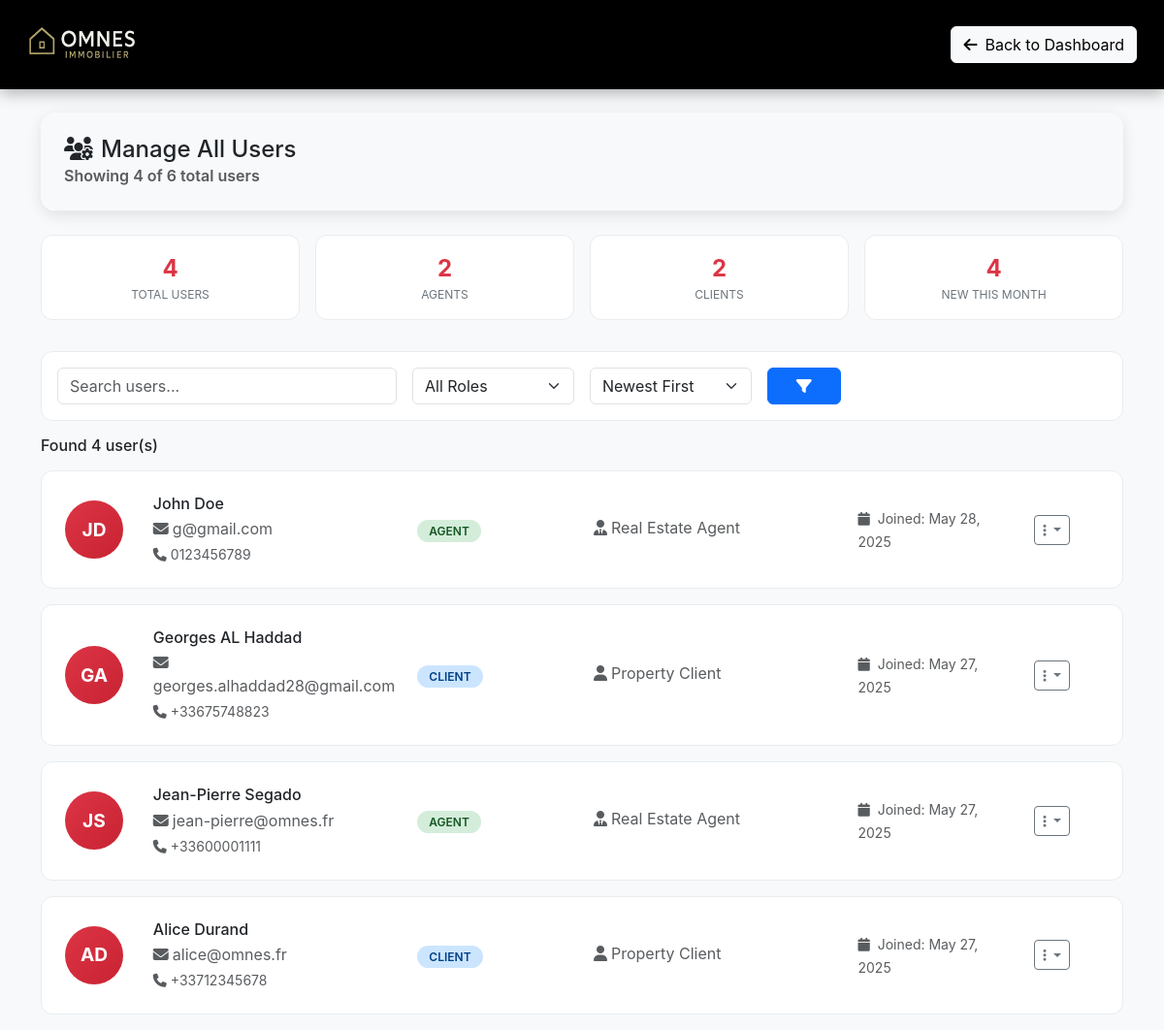
The app's page /src/admin/manage_users.php (signed in) with its own data.
### tables this page shows
CREATE TABLE IF NOT EXISTS `users` (
  `id` int NOT NULL AUTO_INCREMENT,
  `first_name` varchar(50) NOT NULL,
  `last_name` varchar(50) NOT NULL,
  `email` varchar(100) NOT NULL,
  `password_hash` varchar(255) NOT NULL,
  `role` enum('admin','client','agent') NOT NULL DEFAULT 'client',
  `phone` varchar(15) NOT NULL,
  `created_at` timestamp NULL DEFAULT CURRENT_TIMESTAMP,
  `updated_at` timestamp NULL DEFAULT CURRENT_TIMESTAMP ON UPDATE CURRENT_TIMESTAMP,
  PRIMARY KEY (`id`),
  UNIQUE KEY `email` (`email`)
);

### src/admin/manage_users.php (the view, shortened to what this page needs)
<?php
require_once '../includes/functions.php';
$database = Database::getInstance();
$db = $database->getConnection();
$search = $_GET['search'] ?? '';
$sort = $_GET['sort'] ?? 'newest';
$query = "
    SELECT u.*
    FROM users u
    WHERE u.role IN ('agent', 'client')
";
$params = [];
switch ($sort) {
    default:
        $query .= " ORDER BY u.created_at DESC";
}
try {
    $stmt = $db->prepare($query);
    $stmt->execute($params);
    $users = $stmt->fetchAll(PDO::FETCH_ASSOC);
    $stats_query = "
        SELECT
            COUNT(*) as total_users,
            SUM(CASE WHEN role = 'agent' THEN 1 ELSE 0 END) as total_agents,
            SUM(CASE WHEN role = 'client' THEN 1 ELSE 0 END) as total_clients,
            SUM(CASE WHEN created_at >= DATE_SUB(NOW(), INTERVAL 1 MONTH) THEN 1 ELSE 0 END) as new_this_month
        FROM users
        WHERE role IN ('agent', 'client')
    ";
    $stats = $db->query($stats_query)->fetch(PDO::FETCH_ASSOC);
} catch (Exception $e) {
    error_log("Users fetch error: " . $e->getMessage());
    $users = [];
    $stats = ['total_users' => 0, 'total_agents' => 0, 'total_clients' => 0, 'new_this_month' => 0];
    $debug_query_result = "Error: " . $e->getMessage();
    $debug_first_user = null;
}
try {
    $debug_query = "SELECT COUNT(*) as total FROM users";
    $debug_result = $db->query($debug_query)->fetch(PDO::FETCH_ASSOC);
    $total_users_in_db = $debug_result['total'];
} catch (Exception $e) {
    $total_users_in_db = 0;
    $roles_result = [];
    $agents_check = ['count' => 0];
    error_log("Debug queries error: " . $e->getMessage());
}
?>
<!DOCTYPE html>
<html lang="en">
<head>
    <link href="https://cdnjs.cloudflare.com/ajax/libs/bootstrap/5.3.0/css/bootstrap.min.css" rel="stylesheet">
    <link href="https://cdnjs.cloudflare.com/ajax/libs/font-awesome/6.4.0/css/all.min.css" rel="stylesheet">
</head>
<body>
    <nav class="navbar navbar-expand-lg admin-header">
        <div class="container-fluid">
            <a class="navbar-brand d-flex align-items-center ms-3" href="../pages/home.php">
                <img src="../assets/images/logo1.png" alt="Logo" width="120" height="50" class="me-3">
            </a>
            <div class="d-flex align-items-center me-3">
                <a href="dashboard.php" class="btn btn-light">
                    <i class="fas fa-arrow-left me-2"></i>Back to Dashboard
                </a>
            </div>
        </div>
    </nav>
    <div class="container mt-4">
        <div class="content-card mb-4">
            <div class="content-card-header">
                <h1 class="h4 mb-0">
                    <i class="fas fa-users-cog me-2"></i>Manage All Users
                </h1>
                <p class="mb-0 text-muted">Showing <?= count($users) ?> of <?= $total_users_in_db ?> total users</p>
            </div>
        </div>
        <div class="stats-mini">
            <div class="stat-mini-card">
                <div class="stat-mini-value"><?= $stats['total_users'] ?? 0 ?></div>
                <div class="stat-mini-label">Total Users</div>
            </div>
            <div class="stat-mini-card">
                <div class="stat-mini-value"><?= $stats['total_agents'] ?? 0 ?></div>
                <div class="stat-mini-label">Agents</div>
            </div>
            <div class="stat-mini-card">
                <div class="stat-mini-value"><?= $stats['total_clients'] ?? 0 ?></div>
                <div class="stat-mini-label">Clients</div>
            </div>
            <div class="stat-mini-card">
                <div class="stat-mini-value"><?= $stats['new_this_month'] ?? 0 ?></div>
                <div class="stat-mini-label">New This Month</div>
            </div>
        </div>
        <div class="filter-section">
            <form method="GET" action="">
                <div class="row g-3">
                    <div class="col-md-4">
                        <input type="text" name="search" class="form-control"
                               placeholder="Search users..." value="<?= htmlspecialchars($search) ?>">
                    </div>
                    <div class="col-md-2">
                        <select name="role" class="form-select">
                            <option value="">All Roles</option>
                        </select>
                    </div>
                    <div class="col-md-2">
                        <select name="sort" class="form-select">
                            <option value="newest" <?= $sort === 'newest' ? 'selected' : '' ?>>Newest First</option>
                        </select>
                    </div>
                    <div class="col-md-1">
                        <button type="submit" class="btn btn-primary w-100">
                            <i class="fas fa-filter"></i>
                        </button>
                    </div>
                </div>
            </form>
        </div>
        <div class="row">
            <?php if (empty($users)): ?>
                <div class="col-12">
                    <div class="text-center py-5">
                        <i class="fas fa-users fa-3x text-muted mb-3"></i>
                        <h5>No users found</h5>
                        <p class="text-muted">Try adjusting your search criteria or filters.</p>
                    </div>
                </div>
            <?php else: ?>
                <div class="col-12">
                    <h6 class="mb-3">Found <?= count($users) ?> user(s)</h6>
                    <?php foreach ($users as $user): ?>
                        <div class="user-card">
                            <div class="row align-items-center">
                                <div class="col-md-1">
                                    <div class="user-avatar">
                                        <?= strtoupper(substr($user['first_name'] ?? 'U', 0, 1) . substr($user['last_name'] ?? 'U', 0, 1)) ?>
                                    </div>
                                </div>
                                <div class="col-md-3">
                                    <h6 class="mb-1"><?= htmlspecialchars(($user['first_name'] ?? '') . ' ' . ($user['last_name'] ?? '')) ?></h6>
                                    <p class="mb-1 text-muted">
                                        <i class="fas fa-envelope me-1"></i><?= htmlspecialchars($user['email'] ?? '') ?>
                                    </p>
                                    <?php if (!empty($user['phone'])): ?>
                                        <p class="mb-0 text-muted small">
                                            <i class="fas fa-phone me-1"></i><?= htmlspecialchars($user['phone']) ?>
                                        </p>
                                    <?php endif; ?>
                                </div>
                                <div class="col-md-2">
                                    <span class="role-badge role-<?= $user['role'] ?? 'client' ?>">
                                        <?= ucfirst($user['role'] ?? 'Unknown') ?>
                                    </span>
                                </div>
                                <div class="col-md-3">
                                    <?php if (($user['role'] ?? '') === 'agent'): ?>
                                        <p class="mb-1 text-muted">
                                            <i class="fas fa-user-tie me-1"></i>Real Estate Agent
                                        </p>
                                    <?php else: ?>
                                        <p class="mb-1 text-muted">
                                            <i class="fas fa-user me-1"></i>Property Client
                                        </p>
                                    <?php endif; ?>
                                </div>
                                <div class="col-md-2">
                                    <small class="text-muted">
                                        <i class="fas fa-calendar me-1"></i>
                                        Joined: <?= date('M d, Y', strtotime($user['created_at'] ?? 'now')) ?>
                                    </small>
                                </div>
                                <div class="col-md-1">
                                    <div class="dropdown">
                                        <button class="btn btn-sm btn-outline-secondary dropdown-toggle"
                                                data-bs-toggle="dropdown">
                                            <i class="fas fa-ellipsis-v"></i>
                                        </button>
                                    </div>
                                </div>
                            </div>
                        </div>
                    <?php endforeach; ?>
                </div>
            <?php endif; ?>
        </div>
    </div>
</body>
</html>

### src/admin/manage_users.php (style rules this page uses)
:root { --admin-primary: #dc3545; --admin-secondary: #c82333; --admin-dark: #721c24; --admin-light: #f8d7da; --admin-bg: #f8f9fa; }
body { background: var(--admin-bg); font-family: -apple-system, BlinkMacSystemFont, 'Segoe UI', Roboto, sans-serif; }
.admin-header { background: #000; color: white; padding: 1rem 0; box-shadow: 0 4px 15px rgba(0, 0, 0, 0.3); }
.navbar-brand { font-weight: 700; font-size: 1.5rem; color: white !important; text-decoration: none !important; }
.content-card { background: white; border-radius: 1rem; box-shadow: 0 4px 15px rgba(0, 0, 0, 0.1); overflow: hidden; }
.content-card-header { background: #f8f9fa; padding: 1.5rem; font-weight: 600; border-bottom: 1px solid #e9ecef; }
.user-card { background: white; border: 1px solid #e9ecef; border-radius: 0.75rem; padding: 1.5rem; margin-bottom: 1rem; transition: all 0.3s ease; }
.user-avatar { width: 60px; height: 60px; background: linear-gradient(135deg, var(--admin-primary) 0%, var(--admin-secondary) 100%); border-radius: 50%; display: flex; align-items: center; justify-content: center; font-weight: bold; color: white; font-size: 1.2rem; }
.role-badge { padding: 0.25rem 0.75rem; border-radius: 50px; font-size: 0.75rem; font-weight: 600; text-transform: uppercase; }
.role-agent { background: #d4edda; color: #155724; }
.role-client { background: #cce5ff; color: #004085; }
.stats-mini { display: grid; grid-template-columns: repeat(auto-fit, minmax(200px, 1fr)); gap: 1rem; margin-bottom: 2rem; }
.stat-mini-card { background: white; border: 1px solid #e9ecef; border-radius: 0.75rem; padding: 1rem; text-align: center; transition: all 0.3s ease; }
.stat-mini-value { font-size: 1.5rem; font-weight: 700; color: var(--admin-primary); }
.stat-mini-label { font-size: 0.75rem; color: #6c757d; text-transform: uppercase; }
.filter-section { background: white; border-radius: 0.75rem; padding: 1rem; margin-bottom: 1rem; border: 1px solid #e9ecef; }

### records on screen
users: first_name+last_name "JD", first_name+last_name "John Doe", email "g@gmail.com", phone "0123456789", role "AGENT", shows "Real Estate Agent", created_at "May 28, 2025"
users: first_name+last_name "GA", first_name+last_name "Georges AL Haddad", email "georges.alhaddad28@gmail.com", phone "+33675748823", role "CLIENT", shows "Property Client", created_at "May 27, 2025"
users: first_name+last_name "JS", first_name+last_name "Jean-Pierre Segado", email "jean-pierre@omnes.fr", phone "+33600001111", role "AGENT", shows "Real Estate Agent", created_at "May 27, 2025"
users: first_name+last_name "AD", first_name+last_name "Alice Durand", email "alice@omnes.fr", phone "+33712345678", role "CLIENT", shows "Property Client", created_at "May 27, 2025"

### other values on screen
count($users) "4"
$total_users_in_db "6"
$stats['total_users'] "4"
$stats['total_agents'] "2"
$stats['total_clients'] "2"
$stats['new_this_month'] "4"
